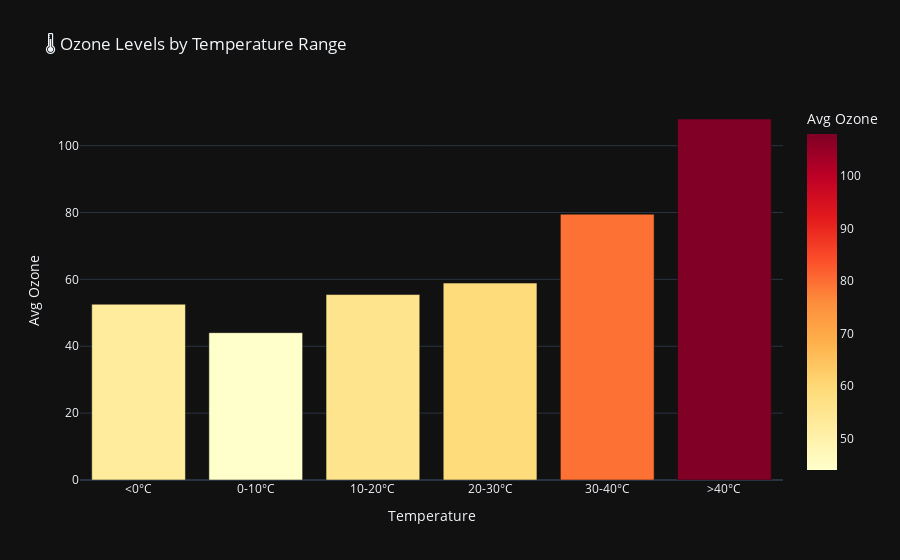

Notebook code for this chart:
### Markdown cell above
## 5. Temperature Impact on Air Quality

### Code cell
# Temperature bins vs AQI
df['temp_bin'] = pd.cut(df['temperature_celsius'], bins=[-20, 0, 10, 20, 30, 40, 50], 
                        labels=['<0°C', '0-10°C', '10-20°C', '20-30°C', '30-40°C', '>40°C'])

temp_aq = df.groupby('temp_bin')[['air_quality_PM2.5', 'air_quality_Ozone']].mean().reset_index()

fig = px.bar(
    temp_aq, x='temp_bin', y='air_quality_Ozone',
    title='🌡️ Ozone Levels by Temperature Range',
    labels={'temp_bin': 'Temperature', 'air_quality_Ozone': 'Avg Ozone'},
    color='air_quality_Ozone', color_continuous_scale='YlOrRd'
)
fig.update_layout(template='plotly_dark')
fig.show()

print("\n📊 Insight: Ozone levels typically increase with temperature due to photochemical reactions.")

### Figure 1 — Plotly figure (JSON) as saved in the notebook; plotly's stock layout.template omitted (floating-point values rounded to 4 significant figures)
{"data": [{"hovertemplate": "Temperature=%{x}<br>Avg Ozone=%{marker.color}<extra></extra>", "legendgroup": "", "marker": {"color": [52.57, 44.07, 55.47, 58.9, 79.51, 108.0], "coloraxis": "coloraxis", "pattern": {"shape": ""}}, "name": "", "orientation": "v", "showlegend": false, "textposition": "auto", "type": "bar", "x": ["<0°C", "0-10°C", "10-20°C", "20-30°C", "30-40°C", ">40°C"], "xaxis": "x", "y": [52.57, 44.07, 55.47, 58.9, 79.51, 108.0], "yaxis": "y"}], "layout": {"barmode": "relative", "coloraxis": {"colorbar": {"title": {"text": "Avg Ozone"}}, "colorscale": [[0, "rgb(255,255,204)"], [0.125, "rgb(255,237,160)"], [0.25, "rgb(254,217,118)"], [0.375, "rgb(254,178,76)"], [0.5, "rgb(253,141,60)"], [0.625, "rgb(252,78,42)"], [0.75, "rgb(227,26,28)"], [0.875, "rgb(189,0,38)"], [1, "rgb(128,0,38)"]]}, "legend": {"tracegroupgap": 0}, "title": {"text": "🌡️ Ozone Levels by Temperature Range"}, "xaxis": {"anchor": "y", "domain": [0, 1], "title": {"text": "Temperature"}}, "yaxis": {"anchor": "x", "domain": [0, 1], "title": {"text": "Avg Ozone"}}}}
